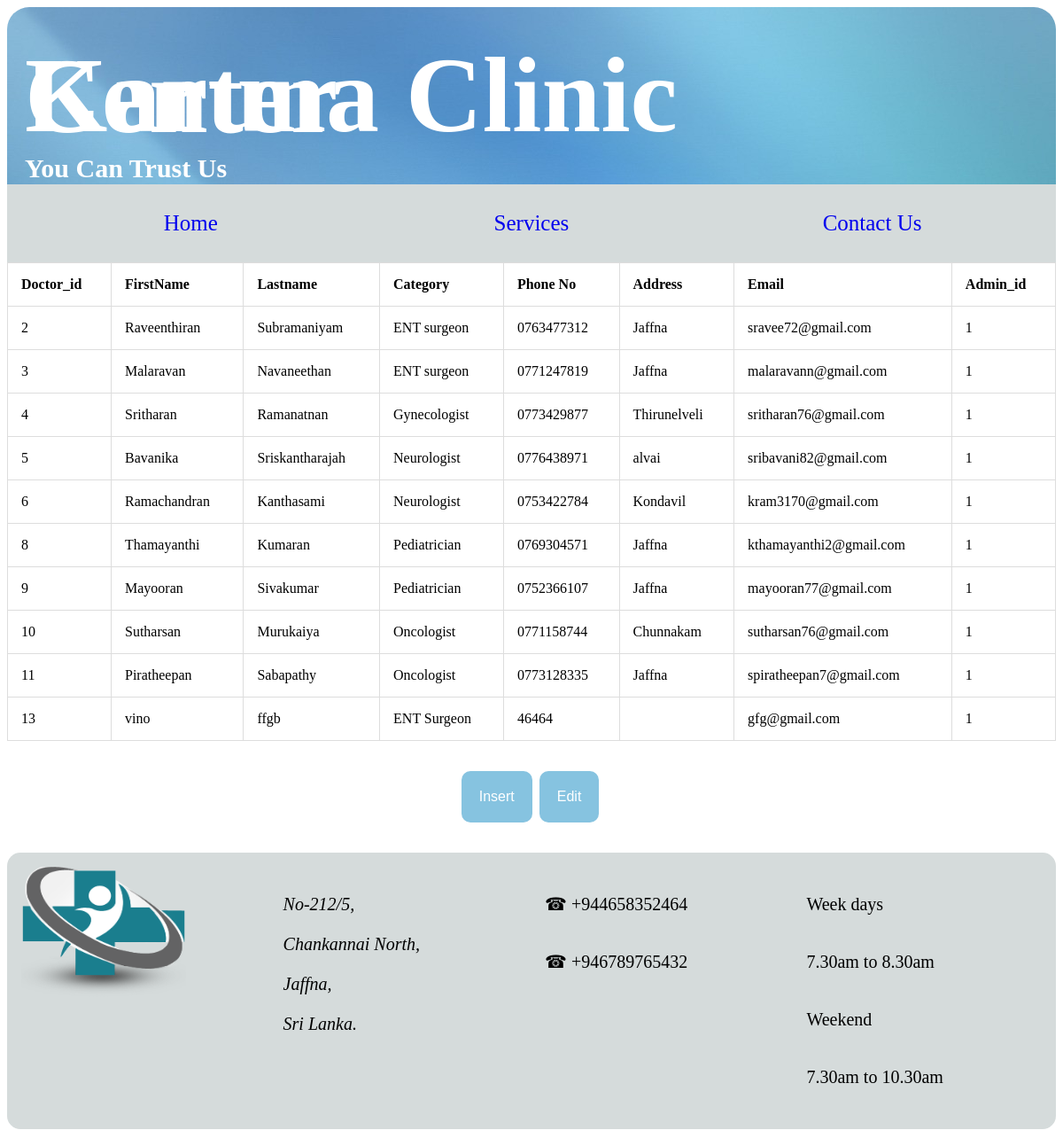
The app's page /D_Details.php with its own data.
### tables this page shows
CREATE TABLE IF NOT EXISTS `doctor` (
  `Doctor_id` int(10) NOT NULL AUTO_INCREMENT,
  `First_Name` varchar(20) NOT NULL,
  `Last_Name` varchar(20) NOT NULL,
  `Category` varchar(20) NOT NULL,
  `Phone_No` varchar(10) NOT NULL,
  `Address` varchar(20) NOT NULL,
  `Email` varchar(100) NOT NULL,
  `AvailableDay` varchar(30) NOT NULL,
  `StartTime` time NOT NULL,
  `EndTime` time NOT NULL,
  `Username` varchar(20) NOT NULL,
  `Password` varchar(10) NOT NULL,
  `Admin_id` int(10) NOT NULL DEFAULT '1',
  `image` varchar(100) NOT NULL DEFAULT 'doc.png',
  PRIMARY KEY (`Doctor_id`),
  KEY `Admin_id` (`Admin_id`)
);

### D_Details.php (the view, shortened to what this page needs)
<!DOCTYPE html>
<html>
<head>
	</head>
<body>
	<div class="title col-12">
	<div class="a col-10">
		<h1>Karuna Clinic Center</h1>
		<h2 style="font-family:Agency FB;font-size:30px;">You Can Trust Us</h2>
		</div>
		<div class="b col-2">
		</div>
	</div>
	<div class="header col-12">
		<div  class="Home col-4">
			<a href="Home.php">Home</a>
		</div>
		<div class="Customer col-4">
			<a href="Services.php">Services</a>
		</div>
		<div class="Contact col-4">
			<a href="Contact.php">Contact Us</a>
		</div>
	</div>
		<?php
$con=mysqli_connect('localhost','root','','karuna_clinic_center');
$sql="SELECT * FROM doctor";
$sqldata=mysqli_query($con,$sql)or die('error getting');
echo "<table border=1 align=center>";
echo "<tr><th>Doctor_id</th><th>FirstName</th><th>Lastname</th><th>Category</th><th>Phone No</th><th>Address</th><th>Email</th><th>Admin_id</th></tr>";
while($row=mysqli_fetch_array($sqldata,MYSQLI_ASSOC)){
	echo "<tr><td>";
	echo $row['Doctor_id'];
	echo "</td><td>";
	echo $row['First_Name'];
	echo "</td><td>";
	echo $row['Last_Name'];
	echo "</td><td>";
	echo $row['Category'];
	echo "</td><td>";
	echo $row['Phone_No'];
	echo "</td><td>";
	echo $row['Address'];
	echo "</td><td>";
	echo $row['Email'];
	echo "</td><td>";
	echo $row['Admin_id'];
	echo "</td>";
}
echo "</table>";
?>
	<div class="View col-12">
	<div class="data col-5">
	</div>
	<div class="click col-7">
	<a href="D_Insert.php"> <button  class="button" type="submit" class="btn btn-info" align="center" style="border-radius: 10px 10px 10px 10px;">Insert</button></a>
   <a href="D_View.php"><button   class="button" type="submit" class="btn btn-info" align="center" style="border-radius: 10px 10px 10px 10px;">Edit</button></a>
   </div>
	</div>
	<div class="contact col-12">
		<div class="img col-3">
		<img src="images\logo-right.png" width="70%" height="150px">
		</div>
		<div class="address col-3">
		<p style="align:center"><address >No-212/5,</br> Chankannai North,</br> Jaffna,</br> Sri Lanka.</address></p><br/>
		</div>
		<div class="phone col-3">
		<p> &#9742 +944658352464</p>
		<p> &#9742 +946789765432</p>
		</div>
		<div class="time col-3">
		<p style="font-family:Agency FB";>Week days</p>
		<p style="font-family:Agency FB";>7.30am to 8.30am</p>
		<p style="font-family:Agency FB";>Weekend</p>
		<p style="font-family:Agency FB";>7.30am to 10.30am</p>
		</div>
	</div>
</body>
</html>

### D_Details.php (style rules this page uses)
* { box-sizing: border-box; }
.header::after { content: ""; clear: both; display: table; }
table, td, th { border: 1px solid #ddd; text-align: left; }
table { border-collapse: collapse; width: 100%; }
th, td { padding: 15px; }
[class*="col-"] { float: left; padding: 15px; }
.col-2 { width: 16.66%; }
.col-3 { width: 25%; }
.col-4 { width: 33.33%; }
.col-5 { width: 41.66%; }
.col-7 { width: 58.33%; }
.col-10 { width: 83.33%; }
.col-12 { width: 100%; }
.title { height:200px; background-image:url("Aurora-Soft-Blue-abstract-wallpapers-illusions-polish-shape-abstract-aurora-1920x1080.jpg"); height:200px; border-radius: 25px 25px 0px 0px; font-family:Brush Script MT; font-size:60px; color: white; padding:5px; line-height:0.5px; }
.header { background-color: #d5dbdb; text-decoration: none; font-family:Algerian; color:#0b8276; font-size:25px; text-align:center; }
.button { background-color: #86c3e0; border: none; color: white; padding: 20px; text-align: center; text-decoration: none; display: inline-block; font-size: 16px; margin: 4px 2px; cursor: pointer; }
.contact { background-color: #d5dbdb ; padding:0.1%; border-radius: 15px; margin-bottom:10px; font-size:20px; line-height:45px; }
a:link { text-decoration:none; }

### records on screen
doctor: Doctor_id "2", First_Name "Raveenthiran", Last_Name "Subramaniyam", Category "ENT surgeon", Phone_No "0763477312", Address "Jaffna", Email "sravee72@gmail.com", Admin "1"
doctor: Doctor_id "3", First_Name "Malaravan", Last_Name "Navaneethan", Category "ENT surgeon", Phone_No "0771247819", Address "Jaffna", Email "malaravann@gmail.com", Admin "1"
doctor: Doctor_id "4", First_Name "Sritharan", Last_Name "Ramanatnan", Category "Gynecologist", Phone_No "0773429877", Address "Thirunelveli", Email "sritharan76@gmail.com", Admin "1"
doctor: Doctor_id "5", First_Name "Bavanika", Last_Name "Sriskantharajah", Category "Neurologist", Phone_No "0776438971", Address "alvai", Email "sribavani82@gmail.com", Admin "1"
doctor: Doctor_id "6", First_Name "Ramachandran", Last_Name "Kanthasami", Category "Neurologist", Phone_No "0753422784", Address "Kondavil", Email "kram3170@gmail.com", Admin "1"
doctor: Doctor_id "8", First_Name "Thamayanthi", Last_Name "Kumaran", Category "Pediatrician", Phone_No "0769304571", Address "Jaffna", Email "kthamayanthi2@gmail.com", Admin "1"
doctor: Doctor_id "9", First_Name "Mayooran", Last_Name "Sivakumar", Category "Pediatrician", Phone_No "0752366107", Address "Jaffna", Email "mayooran77@gmail.com", Admin "1"
doctor: Doctor_id "10", First_Name "Sutharsan", Last_Name "Murukaiya", Category "Oncologist", Phone_No "0771158744", Address "Chunnakam", Email "sutharsan76@gmail.com", Admin "1"
doctor: Doctor_id "11", First_Name "Piratheepan", Last_Name "Sabapathy", Category "Oncologist", Phone_No "0773128335", Address "Jaffna", Email "spiratheepan7@gmail.com", Admin "1"
doctor: Doctor_id "13", First_Name "vino", Last_Name "ffgb", Category "ENT Surgeon", Phone_No "46464", Email "gfg@gmail.com", Admin "1"
